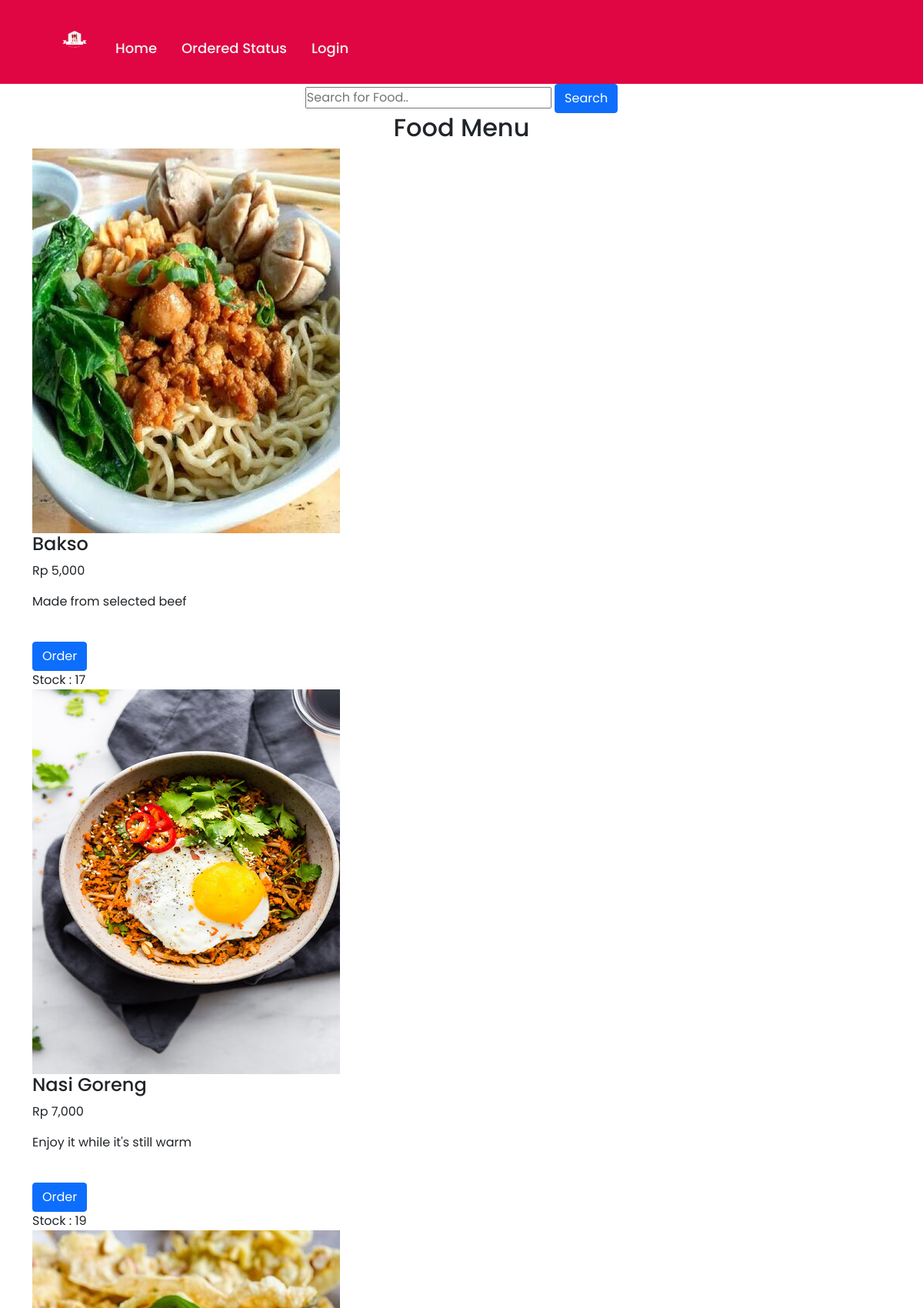
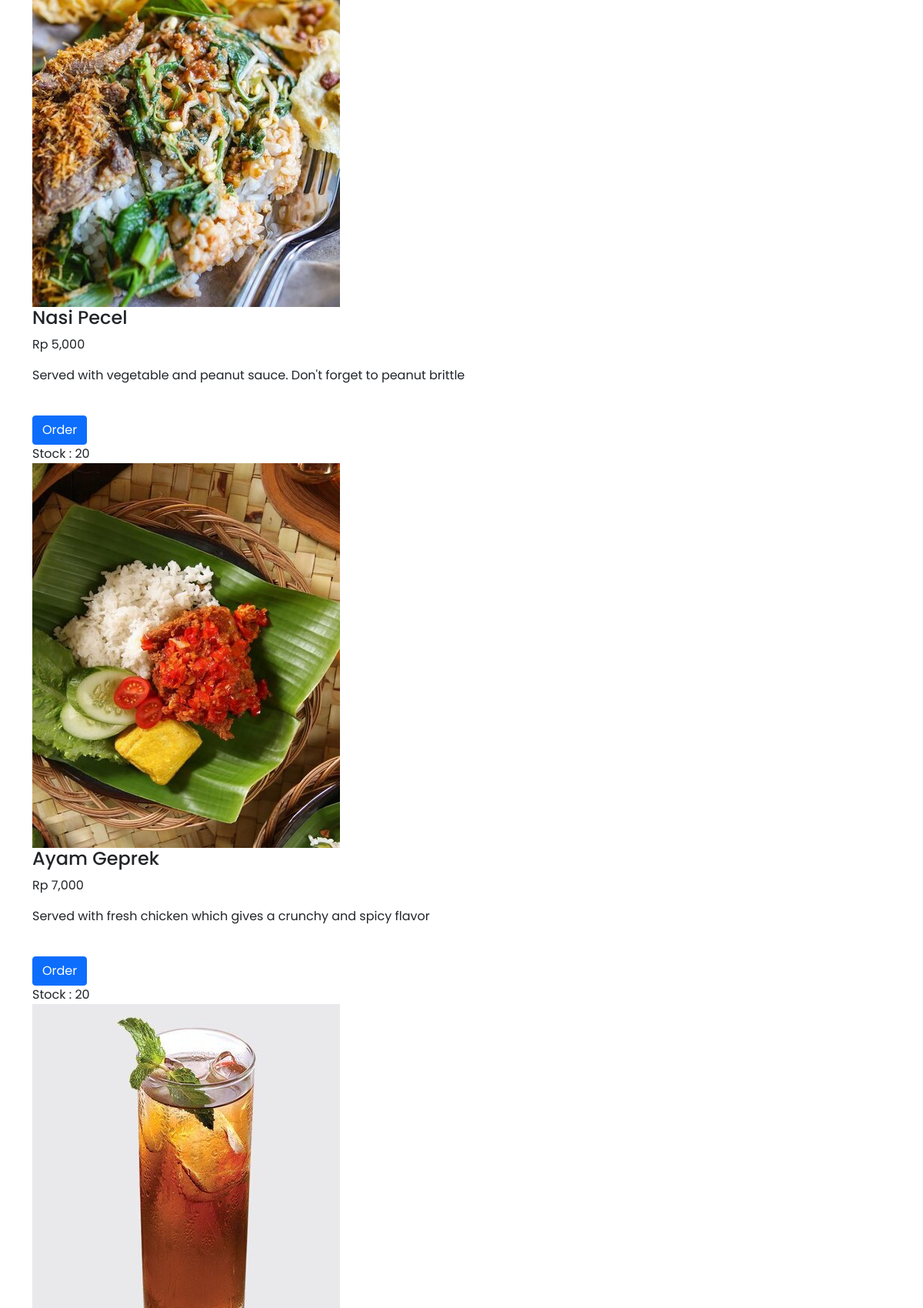
Screenshot of /foods.php (upper part) with the database file from the repository (2 pictures, top to bottom).
### tables this page shows
CREATE TABLE `tbl_food` (
  `id` int(10) UNSIGNED NOT NULL,
  `title` varchar(100) NOT NULL,
  `description` text NOT NULL,
  `stock` int(11) NOT NULL,
  `price` int(11) NOT NULL,
  `image_name` varchar(255) NOT NULL,
  `category_id` int(10) UNSIGNED NOT NULL,
  `featured` varchar(10) NOT NULL,
  `active` varchar(10) NOT NULL
);

### foods.php (the view, shortened to what this page needs)
<!DOCTYPE html>
<html>
    <head>
        <link rel="stylesheet" href="/BS/dist/css/bootstrap.min.css">
    </head>
    <body>
<?php
    include('partials-front/menu.php');
?>
    <section class="food-search text-center">
        <div class="container">
            <form action="<?php echo SITEURL;?>food-search.php" method="POST">
                <input type="search" name="search" placeholder="Search for Food.." required>
                <input type="submit" name="submit" value="Search" class="btn btn-primary">
            </form>
        </div>
    </section>
    <section class="food-menu" data-aos="fade-up" data-aos-duration="1500">
        <div class="container">
            <h2 class="text-center">Food Menu</h2>
           <?php
                $sql2 = "SELECT * FROM tbl_food WHERE active='Yes'";
                $res2 = mysqli_query($conn, $sql2);
                $count2 = mysqli_num_rows($res2);
                if($count2>0){
                    while($row=mysqli_fetch_assoc($res2)){
                        $title = $row['title'];
                        $price = $row['price'];
                        $stock = $row['stock'];
                        $description = $row['description'];
                        $image_name = $row['image_name'];
                        ?>
                        <div class="food-menu-box">
                            <div class="food-menu-img">
                                <?php
                                    if($image_name==""){
                                        echo "<div class='eror'>Image not available</div>";
                                    }else{
                                        ?>
                                            <img src="<?php echo SITEURL;?>images/food/<?php echo $image_name;?>" alt="Chicke Hawain Pizza" class="img-responsive img-curve">
                                        <?php
                                    }
                                ?>
                            </div>
                            <div class="food-menu-desc">
                                <h4><?php echo $title;?></h4>
                                <p class="food-price">Rp <?php echo number_format($price, ((int) $price == $price ? 0 : 2), '.', ',')?></p>
                                <p class="food-detail">
                                    <?php echo $description;?>
                                </p>
                                <br>
                                <?php
                                        if($stock == 0){
                                        ?>
                                        <div class="btnStock">Stock Out</div>
                                        <?php
                                        }else{
                                        ?>
                                            <a href="<?php echo SITEURL;?>after-login/customer-login.php" class="btn btn-primary">Order</a>
                                            <div class="btnStock">Stock : <?php echo $stock;?></div>
                                        <?php
                                        }
                                    ?>
                            </div>
                        </div>
                        <?php
                    }
                }else{
                    echo "<div class='eror'>Food not available</div>";
                }
            ?>
        </div>
    </section>
<?php
    include('partials-front/footer.php');
?>

### partials-front/menu.php (shortened to what this page needs)
<!DOCTYPE html>
<html lang="en">
<head>
    <link rel="stylesheet" href="css/menustyle.css">
    <link href="https://unpkg.com/aos@2.3.1/dist/aos.css" rel="stylesheet">
    <link rel="stylesheet" href="https://cdnjs.cloudflare.com/ajax/libs/font-awesome/4.7.0/css/font-awesome.min.css">
    <link rel="stylesheet" href="css/popup_style.css">
</head>
<body>
    <div class="content sticky-top">
        <div class="topnav" id="myTopnav">
            <div class="top"  data-aos="fade-down" data-aos-duration="1500">
                <img src="images/Resto Dark 2.png" alt="Restaurant Logo" class="item a images">
                    <a class="item a" href="<?php echo SITEURL; ?>">Home</a>
                    <a type="button" href="#" class="item a" onclick="konfirmasi()">Ordered Status</a>
                    <a class="item a" href="<?php echo SITEURL;?>after-login/customer-login.php">Login</a>
            </div>
        </div>
    </div>

### partials-front/footer.php (shortened to what this page needs)
</body>
</html>

### css/menustyle.css (style rules this page uses)
* { margin: 0 0; padding: 0 0; font-family: "Poppins", sans-serif; }
.topnav { overflow: hidden; background-color: #E00543; line-height: 60px; }
.a { float: left; display: block; color: #f2f2f2; text-align: center; padding: 14px 16px; text-decoration: none; font-size: 18px; font-weight: 500; line-height: 65px; }
.top { width: 90%; margin: 0 auto; }
.images { display: block; height: 70px; }
.sticky-top { position: sticky; top: 0; z-index: 1; }

### partials-front/footer.php (style rules this page uses)
body { position: static !important; top:0px !important; }

### rows the page displays
tbl_food: image_name (picture), title "Bakso", price "5,000", description "Made from selected beef", stock "17"
tbl_food: image_name (picture), title "Nasi Goreng", price "7,000", description "Enjoy it while it's still warm", stock "19"
tbl_food: image_name (picture), title "Nasi Pecel", price "5,000", description "Served with vegetable and peanut sauce. Don't forget to peanut brittle", stock "20"
tbl_food: image_name (picture), title "Ayam Geprek", price "7,000", description "Served with fresh chicken which gives a crunchy and spicy flavor", stock "20"
tbl_food: image_name (picture)
